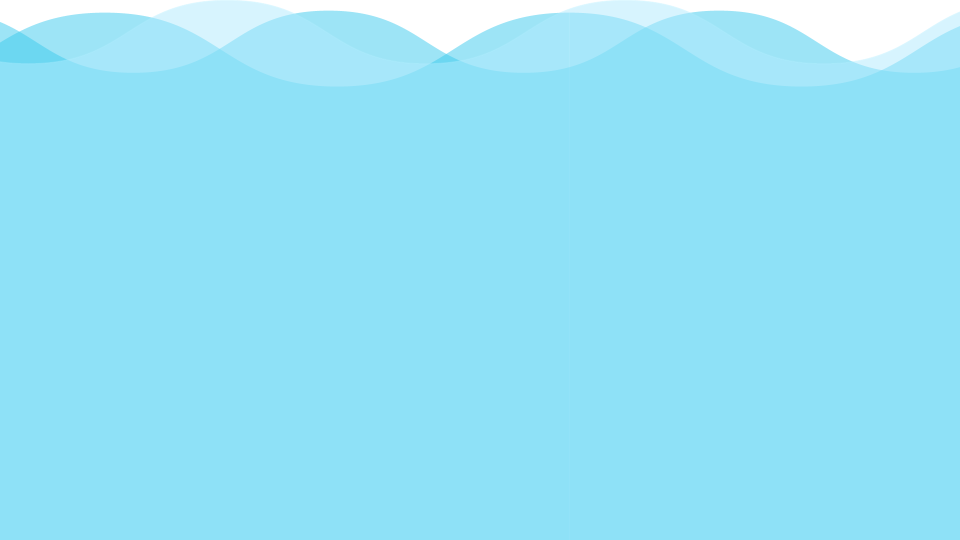
#> input picture Images/background.png, 1920 x 1080 px (shown at 1/2 size); the run also reads 1 picture not shown here
$ python mag_sim.py   (older library calls are emulated)
#> lines starting #> are read from the running program, lines starting #| are printed output that depends on the picture
import matplotlib.pyplot as plt
import matplotlib.image as mpimg
import numpy as np
import imageio
from tqdm import tqdm

# [7 lines left out: function draw_particles, not called in this run]

def choose_index(matrix):
    # Find indices where the element is 0
    zero_indices_i, zero_indices_j = np.where(matrix == 0)

    # Check if there are any 0 elements in the array
    if len(zero_indices_i) > 0:
        # Choose a random index from the zero_indices
        u = np.random.randint(0, len(zero_indices_i))
        return (zero_indices_j[u], zero_indices_i[u])
    else:
        return False


class MPBE_uP:
    def __init__(self, u, m, x0, y0, r, img_ind):
        self.magnetic_moment = u
        self.mass = m
        self.position = np.array([x0, y0])
        self.velocity = np.array([0, 0])
        self.image = mpimg.imread(f'../Images/microplastics_images/mp{img_ind}.png')
        self.image2 = mpimg.imread(f'../Images/mpbe.png')
        self.radius = r

    # [17 lines left out: functions forces, update_velocities, not called in this run]

    def __add__(self, dt):
        self.position = self.position + self.velocity*dt
        return


class System:
    def __init__(self, N_1, V, m_x, m_y, u, u_p, m_p, vis, r):
#> called with N_1 = 50, V = 360000, m_x = 0, m_y = 50, u = 100000, u_p = 100, m_p = 0.01, vis = 1
        self.magnet_position = np.array([m_x, m_y])
        self.mag_dip_magnet = u
        self.viscosity = vis
        self.proportion = np.int(np.sqrt(V)/12)
        self.height = self.proportion*8
        self.image_height = self.proportion*9
        self.width = self.proportion*16
        self.particle_radius_1 = r
        self.particles = []
        self.number_of_particles_1 = N_1
        self.particle_mass = m_p
        self.particle_dipole_moment = u_p

        # Load the background image
        self.background_image = mpimg.imread('../Images/background.png')
#> self.background_image is the input picture: shape (1080, 1920, 4) float32; mean R, G, B, A 0.579, 0.882, 0.977, 1

        occupied_positions_1 = np.zeros((self.height, self.width))
        occupied_positions_1[0: self.particle_radius_1, :] = 1
        occupied_positions_1[self.height - self.particle_radius_1: self.height, :] = 1
        occupied_positions_1[:, 0:self.particle_radius_1] = 1
        occupied_positions_1[:, self.width - self.particle_radius_1: self.width] = 1

        for ind_vel in range(self.number_of_particles_1):
            # Initial position selection
            x_generation, y_generation = choose_index(occupied_positions_1)
            occupied_positions_1[(x_generation-2*self.particle_radius_1):(x_generation+2*self.particle_radius_1), (y_generation-2*self.particle_radius_1):(y_generation+2*self.particle_radius_1)] = 1

            # Particle creation
            IMAGE_INDEX = np.random.randint(1, 6)
            particle = MPBE_uP(self.particle_dipole_moment, self.particle_mass, x_generation, y_generation, self.particle_radius_1, IMAGE_INDEX)
            self.particles.append(particle)
#> this loop made 6 passes
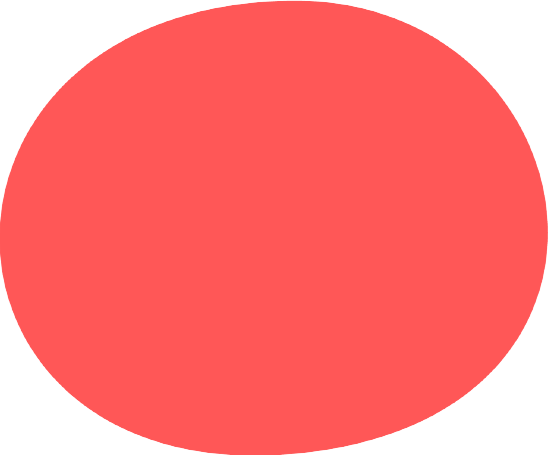
#> input picture Images/microplastics_images/mp1.png, 548 x 455 px
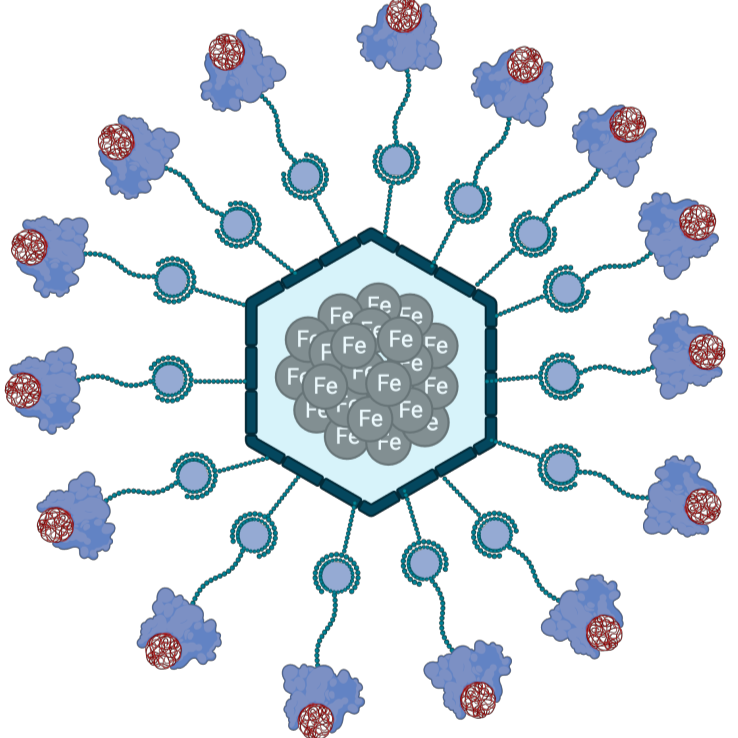
#> input picture Images/mpbe.png, 738 x 738 px
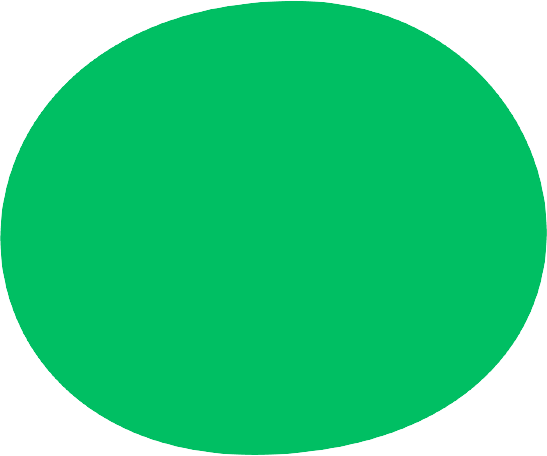
#> input picture Images/microplastics_images/mp4.png, 547 x 456 px

        self.particle_positions = {}
        for i, particle in enumerate(self.particles):
            self.particle_positions[f'particle {i}'] = [particle.position]

    # [28 lines left out: function main, not called in this run]

PARTICLES_NUMBER = 50
VOLUME = 360000
MAGNET_POSITION = (0, 50)
MAGNETIC_DIPOLE_MAGNET = 100000
MAGNETIC_DIPOLE_MPBE = 100
MPBE_MASS = 0.01
WATER_VISCOSITY = 1
MPBE_MP_RADIUS = 5


#> (the run stopped early here; a loop or call above may not have finished)
